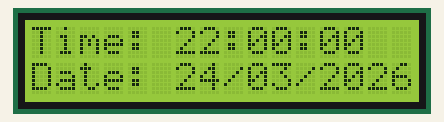
The sketch below on a simulated Arduino Uno, built with avr-gcc and run on an emulated ATmega328P. Shown: 16×2 character LCD. The local clock reads 2024-03-15 10:24:30 at power-on unless the sketch sets it; what the sketch prints to the serial monitor is not drawn.

Above: at 0.3 s.
At 4.3 s:
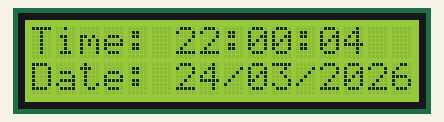
At 9.4 s:
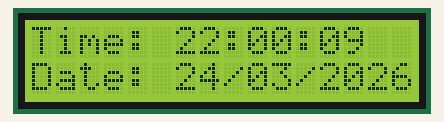
At 19.4 s:
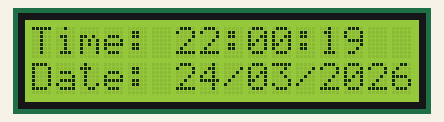
At 28.5 s:
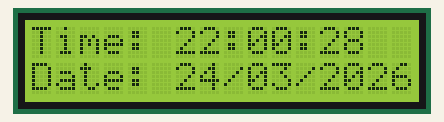
At 38.6 s:
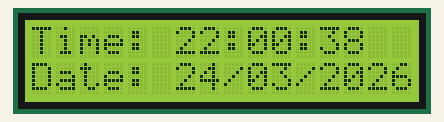

Measured:
- what the display in image 0 shows lasts 1.0 s, from 0.3 s to 1.3 s

The sketch:

rtc_clock_display.ino
```cpp
#include <Ds1302.h>
#include <LiquidCrystal.h>

Ds1302 rtc(A2, A1, A0);
LiquidCrystal lcd(7, 8, 9, 10, 11, 12);

void printTwoDigits(int number) {
  if (number < 10) lcd.print("0");
  lcd.print(number);
}

void setup() {
  Serial.begin(9600);
  lcd.begin(16, 2);
  rtc.init();

  Ds1302::DateTime dt;
  dt.year   = 26;
  dt.month  = 3;
  dt.day    = 24;
  dt.hour   = 22;
  dt.minute = 0;
  dt.second = 0;
  dt.dow    = 3;
  rtc.setDateTime(&dt);

  delay(200);

  Ds1302::DateTime check;
  rtc.getDateTime(&check);
  Serial.print("Verify hour: ");
  Serial.println(check.hour);
  Serial.print("Verify min: ");
  Serial.println(check.minute);
}

void loop() {
  Ds1302::DateTime dt;
  rtc.getDateTime(&dt);

  Serial.print(dt.hour);
  Serial.print(":");
  Serial.print(dt.minute);
  Serial.print(":");
  Serial.println(dt.second);

  lcd.setCursor(0, 0);
  lcd.print("Time: ");
  printTwoDigits(dt.hour);
  lcd.print(":");
  printTwoDigits(dt.minute);
  lcd.print(":");
  printTwoDigits(dt.second);

  lcd.setCursor(0, 1);
  lcd.print("Date: ");
  printTwoDigits(dt.day);
  lcd.print("/");
  printTwoDigits(dt.month);
  lcd.print("/20");
  printTwoDigits(dt.year);

  delay(1000);
}
```
